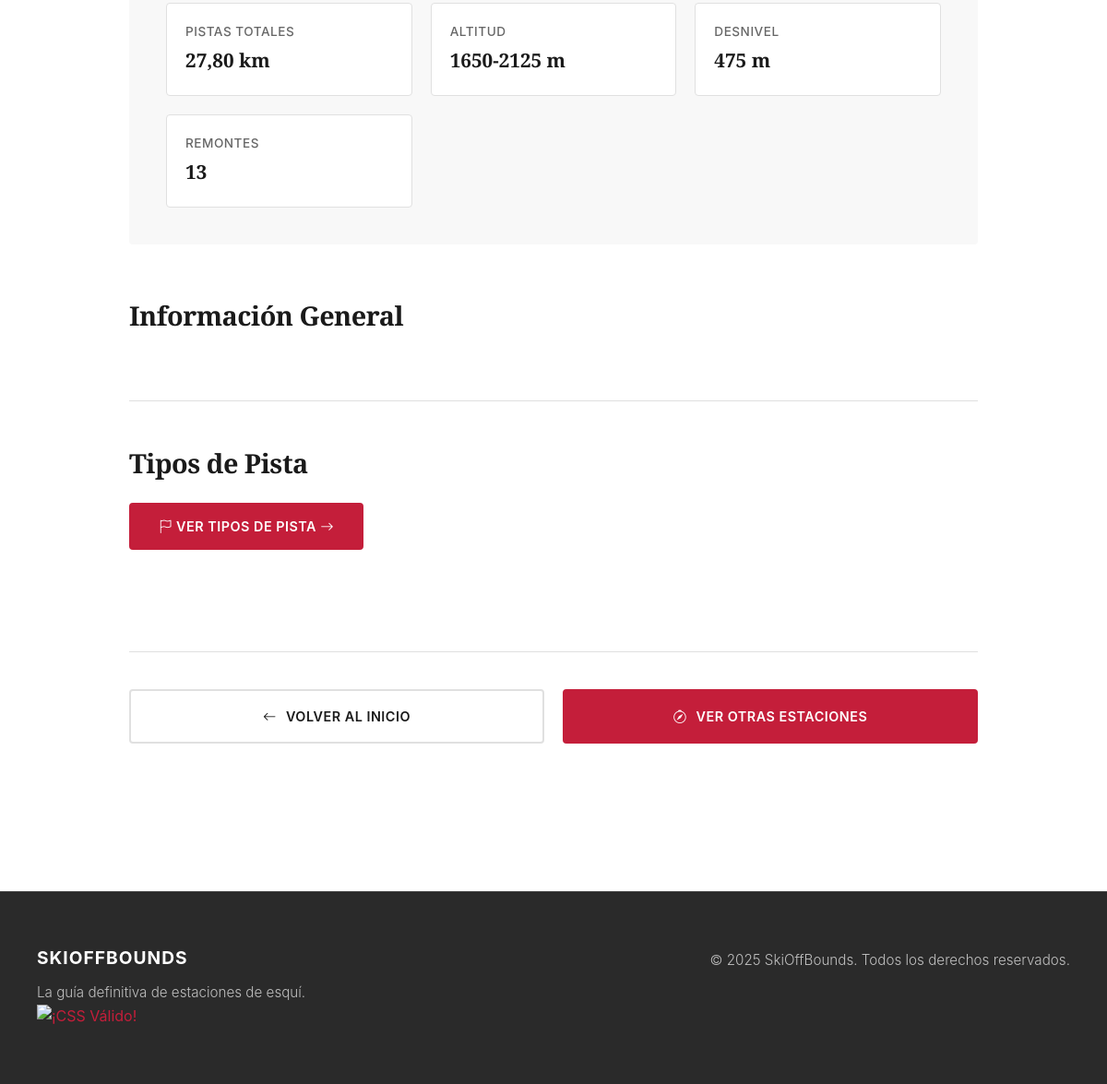
The page /es/home/estaciones/7/ (lower part) on the database as committed earlier.
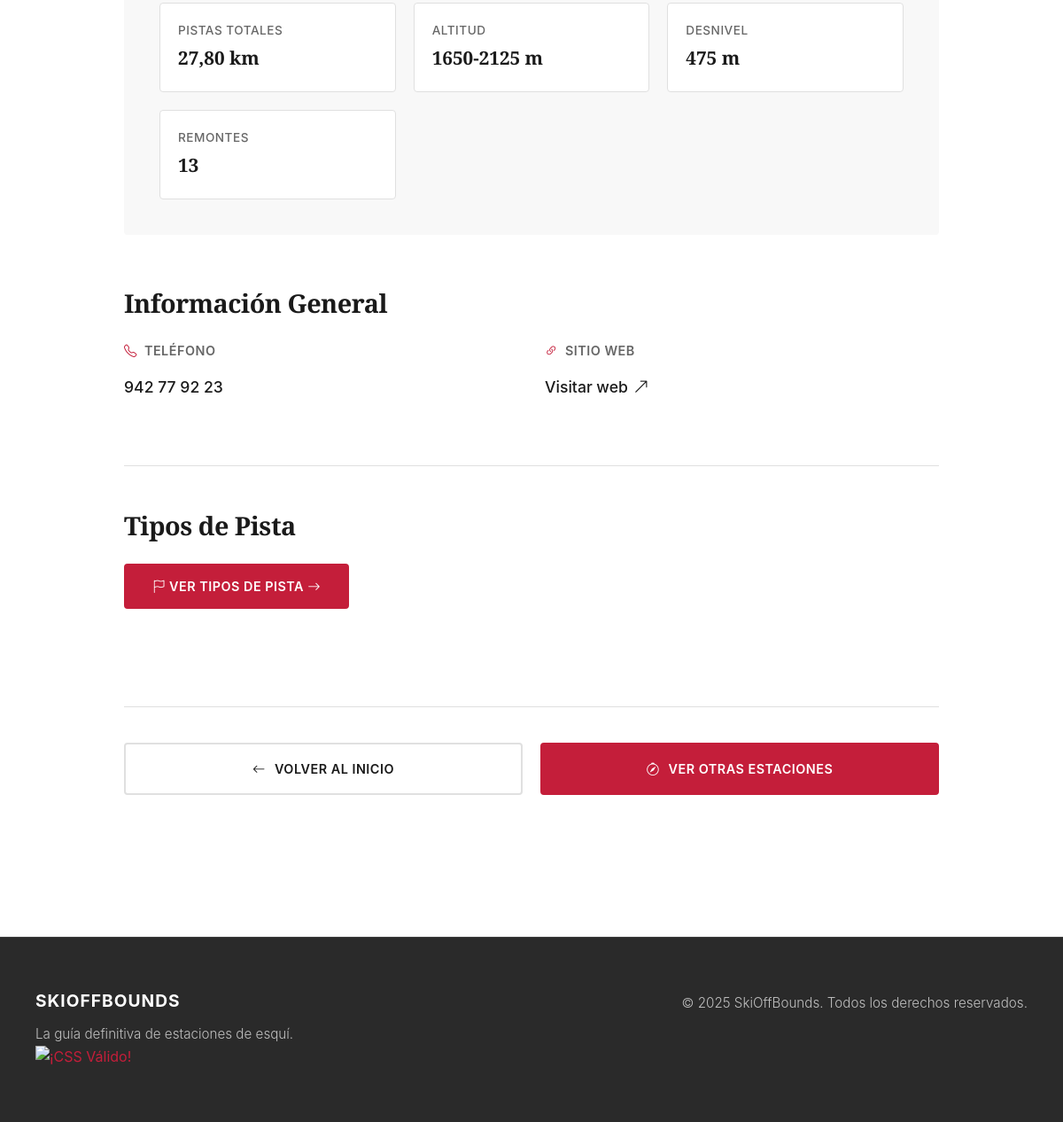
The same page on the database as committed later.
### app/models.py (models this page shows, shortened)
class Estacion(models.Model):
    localizacion = models.ForeignKey(
        Localizacion,
        on_delete=models.PROTECT,
        related_name='estaciones',
        help_text=_("Región donde se encuentra la estación"),
        verbose_name=_("Localización")
    )
    tipos_pista = models.ManyToManyField(
        TipoPista,
        through='PistaEstacion',
        related_name='estaciones',
        help_text=_("Tipos de pistas disponibles"),
        verbose_name=_("Tipos de pista")
    )
    nombre = models.CharField(
        max_length=100,
        unique=True,
        help_text=_("Ej: Baqueira Beret, Formigal"),
        verbose_name=_("Nombre")
    )
    descripcion = models.TextField(blank=True, null=True, verbose_name=_("Descripción"))
    latitud = models.DecimalField(
        max_digits=9,
        decimal_places=6,
        help_text=_("Latitud en formato decimal"),
        verbose_name=_("Latitud")
    )
    longitud = models.DecimalField(
        max_digits=9,
        decimal_places=6,
        help_text=_("Longitud en formato decimal"),
        verbose_name=_("Longitud")
    )
    km_pistas_totales = models.DecimalField(
        max_digits=6,
        decimal_places=2,
        validators=[MinValueValidator(0)],
        help_text=_("Kilómetros totales de pistas"),
        verbose_name=_("Km de pistas totales")
    )
    altitud_minima = models.IntegerField(
        validators=[MinValueValidator(0)],
        help_text=_("Altitud mínima en metros"),
        verbose_name=_("Altitud mínima")
    )
    altitud_maxima = models.IntegerField(
        validators=[MinValueValidator(0)],
        help_text=_("Altitud máxima en metros"),
        verbose_name=_("Altitud máxima")
    )
    numero_remontes = models.IntegerField(
        default=0,
        validators=[MinValueValidator(0)],
        help_text=_("Número total de remontes mecánicos"),
        verbose_name=_("Número de remontes")
    )
    telefono = models.CharField(max_length=20, blank=True, null=True, verbose_name=_("Teléfono"))
    web = models.URLField(blank=True, null=True, verbose_name=_("Sitio Web"))
    imagen_portada = models.ImageField(
        upload_to='portadas/',
        blank=True,
        help_text=_('Imagen Principal'),
        null=True,
        verbose_name=_("Imagen de portada")
    )
    fecha_creacion = models.DateTimeField(auto_now_add=True, verbose_name=_("Fecha de creación"))
    fecha_actualizacion = models.DateTimeField(auto_now=True, verbose_name=_("Última actualización"))
    class Meta:
        verbose_name = _("Estación")
        verbose_name_plural = _("Estaciones")
        ordering = ['-km_pistas_totales']
    def desnivel(self):
        return self.altitud_maxima - self.altitud_minima

### app/views.py (the view)
# urls.py: path('estaciones/<int:estacion_id>/', views.show_estacion, name='estacion_detalle'),
def show_estacion(request, estacion_id):
    estacion = get_object_or_404(Estacion, pk=estacion_id)
    context = {'estacion': estacion}
    return render(request, 'estacion_detail.html', context)

### app/templates/estacion_detail.html (shortened to what this page needs)
{% extends "base.html" %}
{% load i18n %}
{% block contenido %}
<section class="detail-section">
    <div class="detail-container">
        <div class="detail-header">
            <div class="detail-info">
                <div class="stats-grid">
                    <div class="stat-card">
                        <div class="stat-content">
                            <span class="stat-label">{% trans "Pistas Totales" %}</span>
                            <span class="stat-value">{{ estacion.km_pistas_totales }} km</span>
                        </div>
                    </div>
                    <div class="stat-card">
                        <div class="stat-content">
                            <span class="stat-label">{% trans "Altitud" %}</span>
                            <span class="stat-value">{{ estacion.altitud_minima }}-{{ estacion.altitud_maxima }} m</span>
                        </div>
                    </div>
                    <div class="stat-card">
                        <div class="stat-content">
                            <span class="stat-label">{% trans "Desnivel" %}</span>
                            <span class="stat-value">{{ estacion.desnivel }} m</span>
                        </div>
                    </div>
                    <div class="stat-card">
                        <div class="stat-content">
                            <span class="stat-label">{% trans "Remontes" %}</span>
                            <span class="stat-value">{{ estacion.numero_remontes }}</span>
                        </div>
                    </div>
                </div>
            </div>
        </div>
        <div class="detail-content">
            <div class="content-section">
                <h2 class="section-heading">{% trans "Información General" %}</h2>
                <div class="info-grid">
                    {% if estacion.telefono %}
                    <div class="info-item">
                        <span class="info-label">
                            <i class="bi bi-telephone"></i> {% trans "Teléfono" %}
                        </span>
                        <a href="tel:{{ estacion.telefono }}" class="info-value">
                            {{ estacion.telefono }}
                        </a>
                    </div>
                    {% endif %}
                    {% if estacion.web %}
                    <div class="info-item">
                        <span class="info-label">
                            <i class="bi bi-link-45deg"></i> {% trans "Sitio Web" %}
                        </span>
                        <a href="{{ estacion.web }}" target="_blank" rel="noopener noreferrer" class="info-value">
                            {% trans "Visitar web" %}
                            <i class="bi bi-arrow-up-right"></i>
                        </a>
                    </div>
                    {% endif %}
                </div>
            </div>
            <div class="content-section">
                <h2 class="section-heading">{% trans "Tipos de Pista" %}</h2>
                <a href="{% url 'skioffbounds:estacion_pistas' estacion.id %}" class="detail-cta">
                    <i class="bi bi-flag"></i>
                    {% trans "Ver Tipos de Pista" %}
                    <i class="bi bi-arrow-right"></i>
                </a>
            </div>
        </div>
        <div class="detail-actions">
            <a href="{% url 'skioffbounds:index' %}" class="action-button action-secondary">
                <i class="bi bi-arrow-left"></i>
                {% trans "Volver al Inicio" %}
            </a>
            <a href="{% url 'skioffbounds:localizaciones' %}" class="action-button action-primary">
                <i class="bi bi-compass"></i>
                {% trans "Ver Otras Estaciones" %}
            </a>
        </div>
    </div>
</section>
{% endblock %}

Rows that differ between the two databases and show on the page:
changed Estacion: telefono (not shown) → "942 77 92 23"; web empty → "https://altocampoo.com/" (drawn)
Other text that changed with them:
text now shown: "TELÉFONO SITIO WEB Visitar web"
